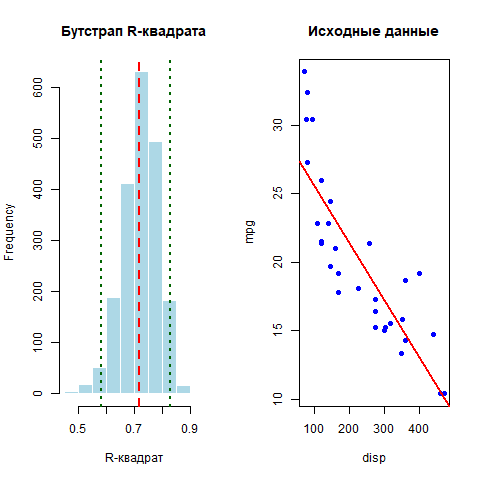

This figure's R source:
set.seed(0)
library(boot)

rsq_function <- function(formula, data, indices) {
  d <- data[indices,]
  fit <- lm(formula, data = d)
  return(summary(fit)$r.square)
}

reps <- boot(data = mtcars, 
            statistic = rsq_function, 
            R = 2000, 
            formula = mpg ~ disp)

pe <- rsq_function(mpg ~ disp, mtcars, 1:nrow(mtcars))

par(mfrow = c(1, 2))

hist(reps$t, 
     main = "Бутстрап R-квадрата",
     xlab = "R-квадрат",
     col = "lightblue",
     border = "white")
abline(v = pe, col = "red", lwd = 2, lty = 2)
abline(v = boot.ci(reps, type = "perc")$percent[4:5], 
       col = "darkgreen", lty = 3, lwd = 2)

plot(mpg ~ disp, 
     data = mtcars,
     main = "Исходные данные",
     pch = 19, col = "blue")
abline(lm(mpg ~ disp, data = mtcars), 
       col = "red", lwd = 2)

cat("Результаты:\n")
cat("Точечная оценка R-квадрата:", round(pe, 3), "\n")
ci <- boot.ci(reps, type = "perc")
cat("95% ДИ: [", round(ci$percent[4], 3), ",", 
    round(ci$percent[5], 3), "]\n")
